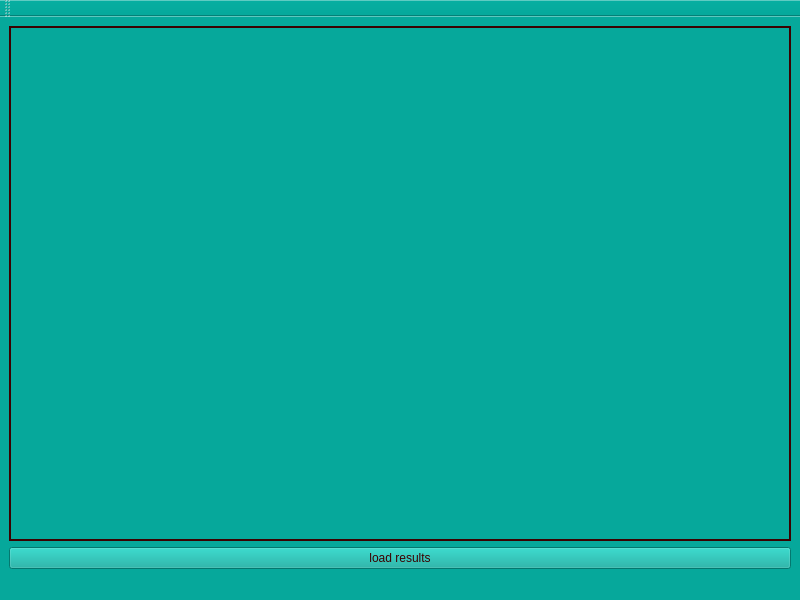
<?xml version="1.0" encoding="UTF-8"?>
<ui version="4.0">
 <class>results</class>
 <widget class="QMainWindow" name="results">
  <property name="geometry">
   <rect>
    <x>0</x>
    <y>0</y>
    <width>800</width>
    <height>600</height>
   </rect>
  </property>
  <property name="windowTitle">
   <string>MainWindow</string>
  </property>
  <property name="styleSheet">
   <string notr="true">background-color:#06a89b;
color: #3b0000;</string>
  </property>
  <widget class="QWidget" name="centralwidget">
   <layout class="QGridLayout" name="gridLayout">
    <item row="0" column="0">
     <layout class="QVBoxLayout" name="verticalLayout">
      <item>
       <widget class="QTableView" name="tableView">
        <property name="frameShape">
         <enum>QFrame::WinPanel</enum>
        </property>
        <property name="frameShadow">
         <enum>QFrame::Plain</enum>
        </property>
       </widget>
      </item>
      <item>
       <widget class="QPushButton" name="pushButton">
        <property name="text">
         <string>load results</string>
        </property>
       </widget>
      </item>
     </layout>
    </item>
   </layout>
  </widget>
  <widget class="QMenuBar" name="menubar">
   <property name="geometry">
    <rect>
     <x>0</x>
     <y>0</y>
     <width>800</width>
     <height>20</height>
    </rect>
   </property>
  </widget>
  <widget class="QStatusBar" name="statusbar"/>
  <widget class="QToolBar" name="toolBar">
   <property name="windowTitle">
    <string>toolBar</string>
   </property>
   <attribute name="toolBarArea">
    <enum>TopToolBarArea</enum>
   </attribute>
   <attribute name="toolBarBreak">
    <bool>false</bool>
   </attribute>
  </widget>
 </widget>
 <resources/>
 <connections/>
</ui>
